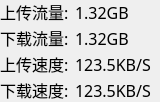
<?xml version="1.0" encoding="UTF-8"?>
<ui version="4.0">
 <class>NetworkSpeed</class>
 <widget class="QWidget" name="NetworkSpeed">
  <property name="geometry">
   <rect>
    <x>0</x>
    <y>0</y>
    <width>160</width>
    <height>90</height>
   </rect>
  </property>
  <property name="font">
   <font>
    <pointsize>12</pointsize>
   </font>
  </property>
  <property name="windowTitle">
   <string>Form</string>
  </property>
  <layout class="QFormLayout" name="formLayout">
   <property name="verticalSpacing">
    <number>2</number>
   </property>
   <property name="leftMargin">
    <number>0</number>
   </property>
   <property name="topMargin">
    <number>0</number>
   </property>
   <property name="rightMargin">
    <number>0</number>
   </property>
   <property name="bottomMargin">
    <number>0</number>
   </property>
   <item row="0" column="0">
    <widget class="QLabel" name="label_3">
     <property name="font">
      <font>
       <family>YaHei Consolas Hybrid</family>
       <pointsize>12</pointsize>
       <kerning>true</kerning>
      </font>
     </property>
     <property name="text">
      <string>上传流量:</string>
     </property>
    </widget>
   </item>
   <item row="0" column="1">
    <widget class="QLabel" name="upload">
     <property name="font">
      <font>
       <family>YaHei Consolas Hybrid</family>
       <pointsize>12</pointsize>
       <kerning>true</kerning>
      </font>
     </property>
     <property name="text">
      <string>1.32GB</string>
     </property>
    </widget>
   </item>
   <item row="1" column="0">
    <widget class="QLabel" name="label_4">
     <property name="font">
      <font>
       <family>YaHei Consolas Hybrid</family>
       <pointsize>12</pointsize>
       <kerning>true</kerning>
      </font>
     </property>
     <property name="text">
      <string>下载流量:</string>
     </property>
    </widget>
   </item>
   <item row="1" column="1">
    <widget class="QLabel" name="download">
     <property name="font">
      <font>
       <family>YaHei Consolas Hybrid</family>
       <pointsize>12</pointsize>
       <kerning>true</kerning>
      </font>
     </property>
     <property name="text">
      <string>1.32GB</string>
     </property>
    </widget>
   </item>
   <item row="2" column="0">
    <widget class="QLabel" name="label_5">
     <property name="font">
      <font>
       <family>YaHei Consolas Hybrid</family>
       <pointsize>12</pointsize>
       <kerning>true</kerning>
      </font>
     </property>
     <property name="text">
      <string>上传速度:</string>
     </property>
    </widget>
   </item>
   <item row="2" column="1">
    <widget class="QLabel" name="uSpeed">
     <property name="font">
      <font>
       <family>YaHei Consolas Hybrid</family>
       <pointsize>12</pointsize>
       <kerning>true</kerning>
      </font>
     </property>
     <property name="text">
      <string>123.5KB/S</string>
     </property>
    </widget>
   </item>
   <item row="3" column="0">
    <widget class="QLabel" name="label_6">
     <property name="font">
      <font>
       <family>YaHei Consolas Hybrid</family>
       <pointsize>12</pointsize>
       <kerning>true</kerning>
      </font>
     </property>
     <property name="text">
      <string>下载速度:</string>
     </property>
    </widget>
   </item>
   <item row="3" column="1">
    <widget class="QLabel" name="dSpeed">
     <property name="font">
      <font>
       <family>YaHei Consolas Hybrid</family>
       <pointsize>12</pointsize>
       <kerning>true</kerning>
      </font>
     </property>
     <property name="text">
      <string>123.5KB/S</string>
     </property>
    </widget>
   </item>
  </layout>
 </widget>
 <resources/>
 <connections/>
</ui>
